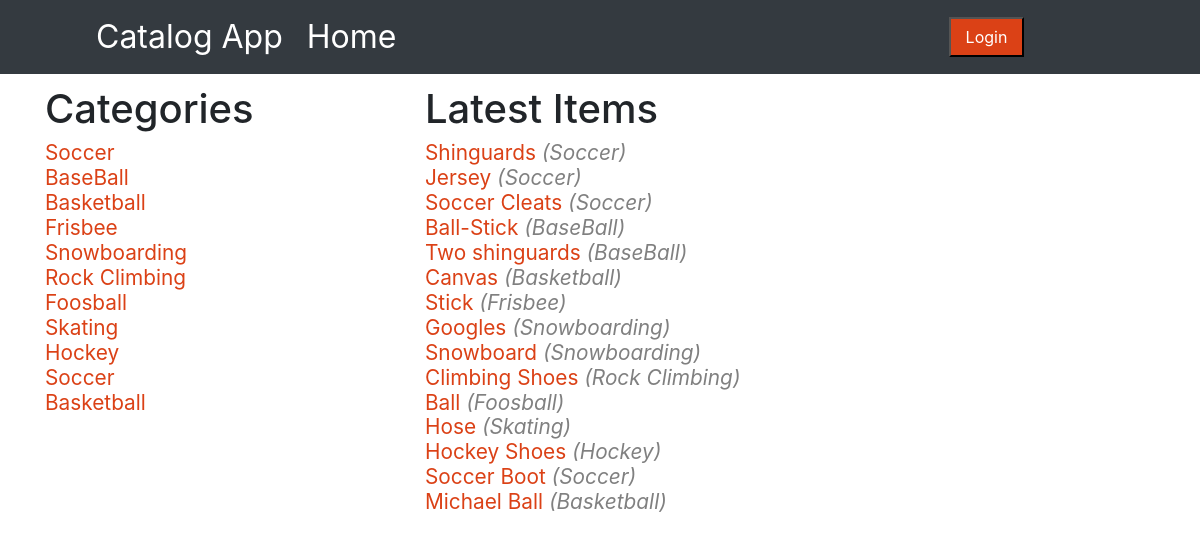
The page / on the database its author committed.
### FlaskApp/catalogDB.py (models this page shows)
class Catalog(db.Model):
    cname = db.Column(db.String(250), nullable=False)
    id = db.Column(db.Integer, primary_key=True)
    user = db.relationship(User)
    user_id = db.Column(db.Integer, db.ForeignKey("user.id"))

class CatalogsItem(db.Model):
    name = db.Column(db.String(80), nullable=False)
    id = db.Column(db.Integer, primary_key=True)
    description = db.Column(db.String(250))
    price = db.Column(db.String(8))
    catalogs_id = db.Column(db.Integer, db.ForeignKey("catalog.id"))
    user_id = db.Column(db.Integer, db.ForeignKey("user.id"))
    catalogs = db.relationship(Catalog, backref="catalogsItem")
    user = db.relationship("User")

### FlaskApp/catalogroutes.py (the view)
@app.route("/", methods=["GET", "POST"])
def displayCatalog():
    displayCatalog = db.session.query(Catalog.cname).all()
    displayCatItems = (
        db.session.query(Catalog.cname, CatalogsItem.name)
        .filter(Catalog.id == CatalogsItem.catalogs_id)
        .all()
    )
    if 'username' in login_session:
        return render_template(
            "index.html", displayCatItems=displayCatItems, displayCatalog=displayCatalog
        )
    else:
        return render_template(
            "publicIndex.html",
            displayCatItems=displayCatItems,
            displayCatalog=displayCatalog,
        )

### FlaskApp/catalogroutes.py (called while the page is built)
@app.context_processor
def override_url_for():
    return dict(url_for=dated_url_for)

def dated_url_for(endpoint, **values):
    if endpoint == "static":
        filename = values.get("filename", None)
        if filename:
            file_path = os.path.join(app.root_path, endpoint, filename)
            values["q"] = int(os.stat(file_path).st_mtime)
    return url_for(endpoint, **values)

### FlaskApp/templates/publicIndex.html
{% extends "base.html"%} {% block content%}
<div class="container change-positionIndex">
    <div class="row">
        <div class="col-4 col-sm-4">
            <h1>Categories</h1>
            <div class="fontSize">
                {% for display in displayCatalog%}
                <a href="{{url_for('getCatalogItems', name=display.cname)}} " class="fontSize">
                    {{ display.cname }}
                </a>
                <br />
                {% endfor%}
            </div>
        </div>
        <div class="col-8 col-sm-8">
            <h1>Latest Items</h1>
            <div class="fontSize">
                {%for display in displayCatItems%}
                {{ display.name }} <i style="color:gray">&#40{{ display.cname }}&#41</i><br />
                {%endfor%}
            </div>
        </div>
    </div>
</div>
{%endblock%}

### FlaskApp/templates/base.html (shortened to what this page needs)
<!DOCTYPE html>
<html>
  <head>
    <link
      rel="stylesheet"
      type="text/css"
      media="screen"
      href="{{url_for('static' , filename='css/bootstrap.min.css')}}"
    />
    <link
      rel="stylesheet"
      type="text/css"
      media="screen"
      href="{{url_for('static', filename='css/styleIndex.css')}}"
    />
    <link
      rel="stylesheet"
      type="text/css"
      media="screen"
      href="{{url_for('static', filename='css/styleLogin.css')}}"
    />
  </head>
  <body>
    <header class="header">
      <nav class="navbar navbar-expand-md navbar-dark fixed-top bg-dark">
        <a class="navbar-brand" href="/">Catalog App</a>
        <div class="collapse navbar-collapse" id="navbarCollapse">
          <ul class="navbar-nav mr-auto">
            <li class="nav-item active">
              <a class="nav-link" href="/"
                >Home <span class="sr-only">(current)</span></a
              >
            </li>
          </ul>
          {%if ('username' not in session) %}
          <a class="loganchor" href="{{ url_for('showlogin') }}"
            ><input class="loginput" type="submit" value="Login"
          /></a>
          {%else %}
          <a class="loganchor" href="{{ url_for('disconnect') }}"
            ><input class="loginput" type="submit" value="Logout"
          /></a>
          {%endif%}
        </div>
      </nav>
    </header>
     {% block content %}{% endblock %}
  </body>
</html>

### FlaskApp/static/css/styleIndex.css (style rules this page uses)
.change-positionIndex { position: relative; top: 80px; }
.header { margin: 5px 40px; }
.fontSize { font-size: 1.3rem; line-height: 1.2; color: #db4116; }
.navbar-brand { margin-left: 5rem; font-size: 2rem; }
.loganchor { margin-right: 10rem; padding: 0rem; }
.loginput { background-color: #db4116; color: white; height: 40px; width: 75px; }
.nav-link { font-size: 2rem; padding: 0rem 1rem; }

### rows shown on the page
Catalog: cname "Soccer"
Catalog: cname "BaseBall"
Catalog: cname "Basketball"
Catalog: cname "Frisbee"
Catalog: cname "Snowboarding"
Catalog: cname "Rock Climbing"
Catalog: cname "Foosball"
Catalog: cname "Skating"
Catalog: cname "Hockey"
Catalog: cname "Soccer"
Catalog: cname "Basketball"
CatalogsItem: name "Shinguards", cname "Soccer"
CatalogsItem: name "Jersey", cname "Soccer"
CatalogsItem: name "Soccer Cleats", cname "Soccer"
CatalogsItem: name "Ball-Stick", cname "BaseBall"
CatalogsItem: name "Two shinguards", cname "BaseBall"
CatalogsItem: name "Canvas", cname "Basketball"
CatalogsItem: name "Stick", cname "Frisbee"
CatalogsItem: name "Googles", cname "Snowboarding"
CatalogsItem: name "Snowboard", cname "Snowboarding"
CatalogsItem: name "Climbing Shoes", cname "Rock Climbing"
CatalogsItem: name "Ball", cname "Foosball"
CatalogsItem: name "Hose", cname "Skating"
CatalogsItem: name "Hockey Shoes", cname "Hockey"
CatalogsItem: name "Soccer Boot", cname "Soccer"
CatalogsItem: name "Michael Ball", cname "Basketball"
